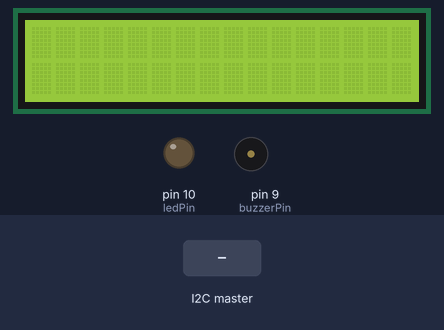
Simulated run of this sketch. Board: Arduino Uno, built with avr-gcc and run on an emulated ATmega328P. Parts: 16×2 character LCD, output pins drawn as LEDs (lit = HIGH), buzzer (waves = sounding, pin HIGH). Inputs (shaded band) come from the test bench. What the sketch prints to the serial monitor is not drawn.

Above: at 1.2 s.
1.3 s: the I2C master sends the byte 1
At 2.2 s:
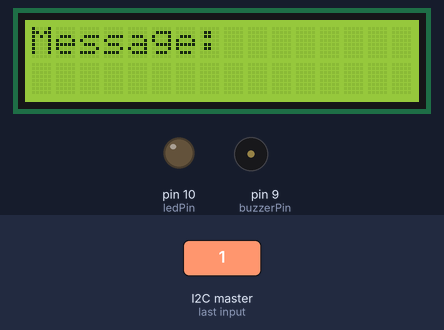
2.8 s: the I2C master sends the byte 0
4.3 s: the I2C master sends the byte 2
5.8 s: the I2C master sends the byte 90
At 6.8 s:
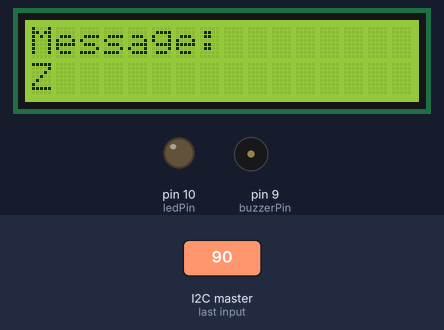
7.3 s: the I2C master sends the byte 200
At 7.9 s:
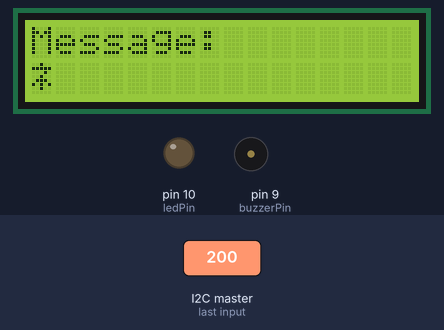
Timing chart, 0 to 9.8 s (numbered marks = the images above; inputs shaded):
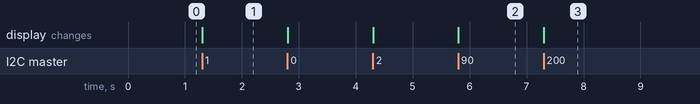

The sketch:

mottaker3.ino
```cpp
#include <Wire.h>
#include <LiquidCrystal.h>

// Definerer LCD pin tilkoblingene!
const int lcdRSPin = 12;
const int lcdEnablePin = 11;
const int lcdD4Pin = 5;
const int lcdD5Pin = 4;
const int lcdD6Pin = 3;
const int lcdD7Pin = 2;

// Initialisering av LCD pinner
LiquidCrystal lcd(lcdRSPin, lcdEnablePin, lcdD4Pin, lcdD5Pin, lcdD6Pin, lcdD7Pin);

const int ledPin = 10; // LED pin
const int buzzerPin = 9; // Buzzer pin

void setup() {
  Wire.begin(10); // Setter I2C mottaker-addresse til 10, NB: ADDRESSEN ER INVIDUELL OG UNIK FOR HVER ENKELT MOTTAKER, MÅ ENDRES PER ENHET!
  Wire.onReceive(receiveEvent); // Registrer "event handler" som handterere mottak

  // digitale ping for kontakt signal
  pinMode(ledPin, OUTPUT);
  pinMode(buzzerPin, OUTPUT);

  // setup
  Serial.begin(9600);
  Serial.println("Setup complete, ready to receive messages...");

  // Iinitialisere LCD-en
  lcd.begin(16, 2); // Setter 16 rekker og 2 rader
  lcd.clear(); // Fjerner tidligere meldinger
}

void loop() {
  // Tom loop, siden det er ingenting foregående her
}

void receiveEvent(int howMany) {
  char message[21]; // Karater-array for meldingen (+1 gir nullterminering)
  int index = 0;

  // Leser data fra I2C
  while (Wire.available()) {
    char c = Wire.read(); // leser av en char
    if (index < 20) { // forhindrer overflow
      message[index++] = c; // legger til char til array
    }
  }

  message[index] = '\0'; // Null-terminering av denne meldingen

  // Displayer den mottate meldingen på LCD
  lcd.clear(); // Fjerner tidligere, slik det er klart for ny beksjed
  lcd.setCursor(0, 0); // Setter cursor til starten
  lcd.print("Message:"); // Viser "Message:" label
  lcd.setCursor(0, 1); // Går til rad to (Cursor)
  lcd.print(message); // presenterer den mottatte meldingen på skjerm

  // Logger meldingen til Serial Monitor
  Serial.print("Received message: ");
  Serial.println(message);

  if (strcmp(message, "RING") == 0) {
    // Lyser opp LED og spiller av buzzer lyden når "RING" er mottatt fra Master
    digitalWrite(ledPin, HIGH); // Skrur på LED lyset


    for (int i = 0; i < 5; i++) { // Buzzer sequence
      tone(buzzerPin, 580, 700); // Play a tone at 580 Hz for 700 ms Spiller av en tone på 580 HZ for 700 ms
      delay(700); // Venter på tonen skal ta slutt
    }
    delay(2000);
    digitalWrite(ledPin, LOW); // Skrur av LEDlyset
  }
}
```

Measured:
- after the input at 1.3 s, the display: changes at once (image 1)
- after the input at 5.8 s, the display: changes at once (image 2)
- after the input at 7.3 s, the display: changes at once (image 3)
